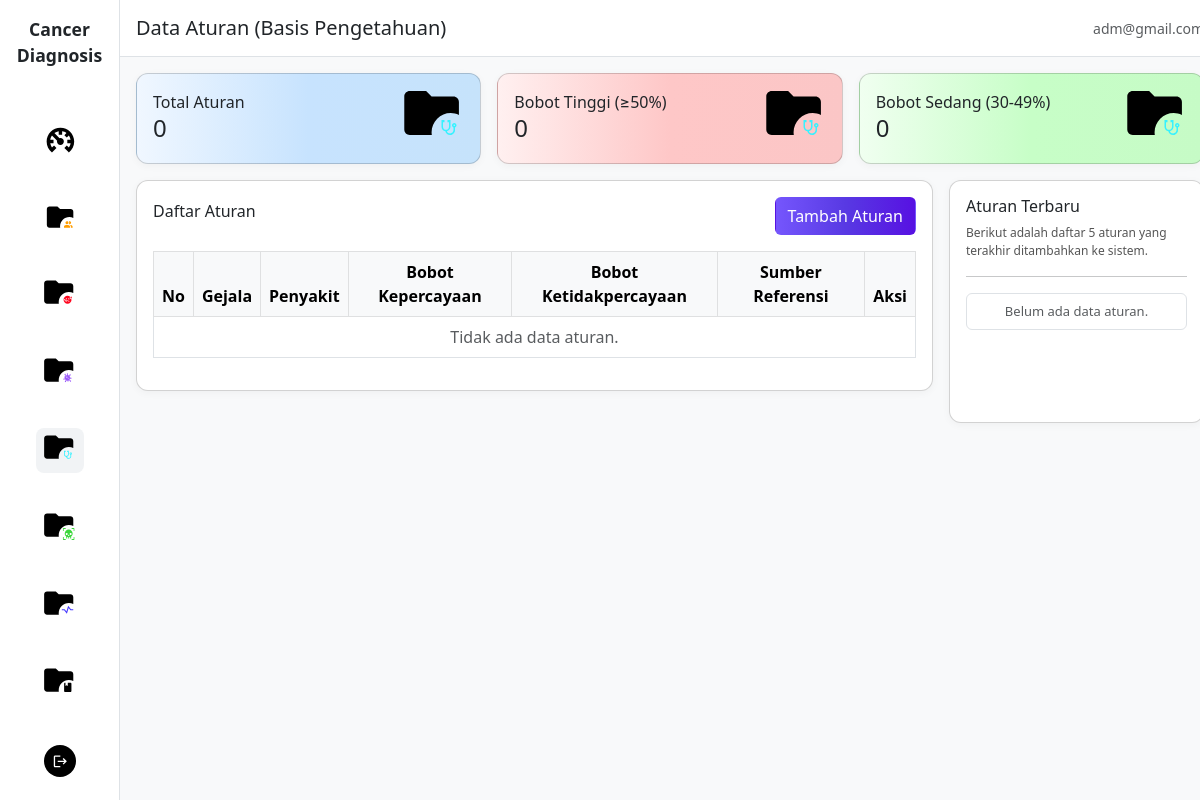
The page /aturan/ on the database as committed earlier.
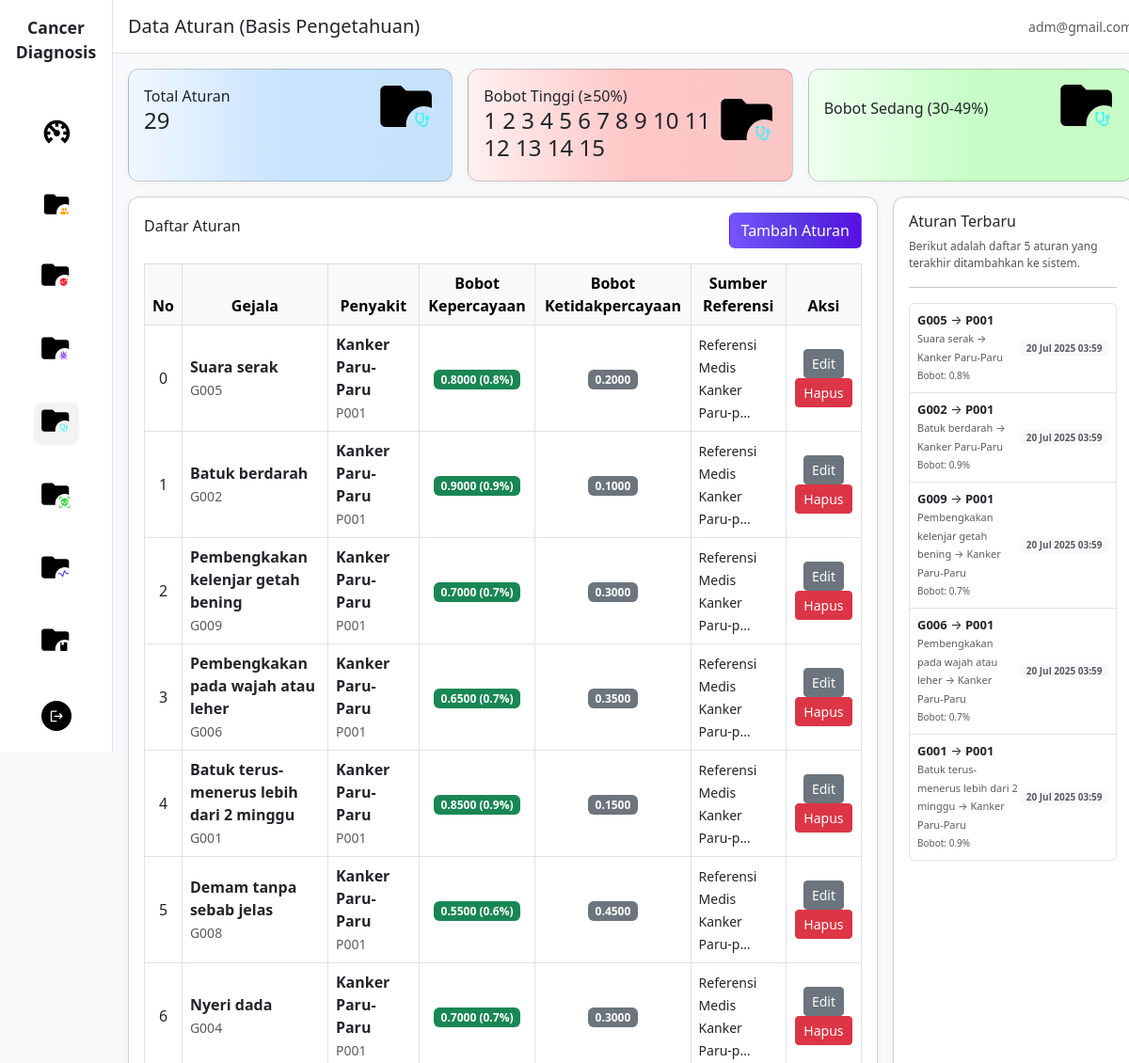
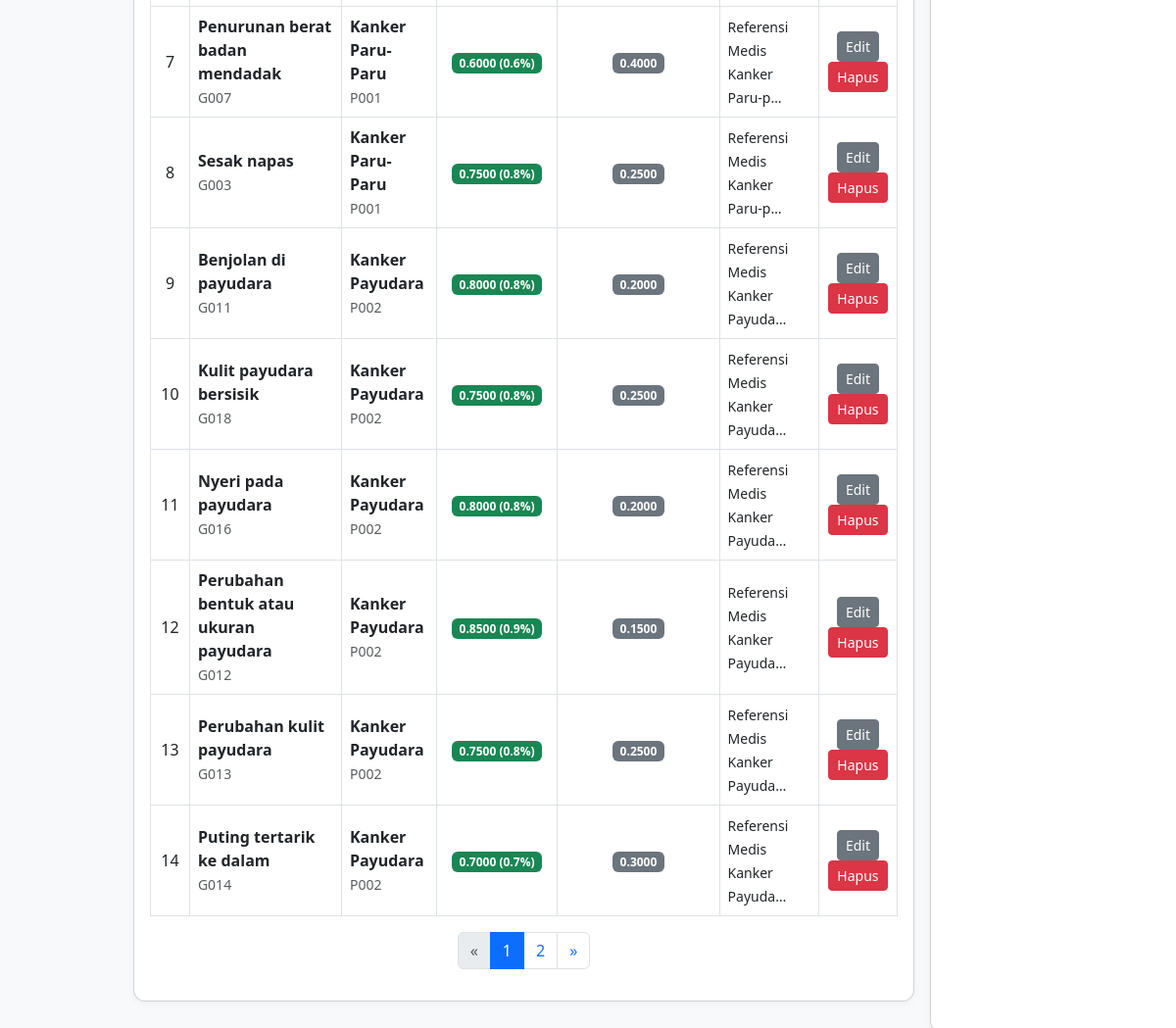
The same page on the database as committed later (2 pictures, top to bottom).
### sp_kanker_diagnosa_app/models.py (models this page shows, shortened)
class BasisPengetahuan(models.Model):
    gejala = models.ForeignKey(Gejala, on_delete=models.CASCADE, related_name='basis_pengetahuan')
    penyakit = models.ForeignKey(Penyakit, on_delete=models.CASCADE, related_name='basis_pengetahuan')
    bobot_kepercayaan = models.DecimalField(
        max_digits=5,
        decimal_places=4,
        validators=[MinValueValidator(Decimal('0.0000')), MaxValueValidator(Decimal('1.0000'))],
        help_text="Nilai antara 0.0000 - 1.0000 (Contoh: 0.6000 untuk kepercayaan 60%)"
    )
    bobot_ketidakpercayaan = models.DecimalField(
        max_digits=5,
        decimal_places=4,
        validators=[MinValueValidator(Decimal('0.0000')), MaxValueValidator(Decimal('1.0000'))],
        default=Decimal('0.0000'),
        help_text="Nilai ketidakpercayaan (1 - bobot_kepercayaan)"
    )
    sumber_referensi = models.CharField(max_length=200, blank=True, help_text="Sumber referensi untuk bobot ini")
    dibuat = models.DateTimeField(auto_now_add=True)
    diperbarui = models.DateTimeField(auto_now=True)
    class Meta:
        unique_together = ('gejala', 'penyakit')
        verbose_name = "Basis Pengetahuan"
        verbose_name_plural = "Basis Pengetahuan"
        ordering = ['penyakit', 'gejala']

class Gejala(models.Model):
    KATEGORI_CHOICES = [
        ('UMUM', 'Gejala Umum'),
        ('KHUSUS', 'Gejala Khusus'),
        ('LANJUTAN', 'Gejala Lanjutan'),
    ]
    kode = models.CharField(max_length=10, unique=True)
    nama = models.CharField(max_length=150)
    deskripsi = models.TextField(blank=True)
    kategori = models.CharField(max_length=20, choices=KATEGORI_CHOICES, default='UMUM')
    pertanyaan = models.TextField(help_text="Pertanyaan untuk mengidentifikasi gejala")
    dibuat = models.DateTimeField(auto_now_add=True)
    class Meta:
        verbose_name = "Gejala"
        verbose_name_plural = "Gejala"
        ordering = ['kategori', 'nama']

class Penyakit(models.Model):
    kode = models.CharField(max_length=10, unique=True)
    nama = models.CharField(max_length=100)
    deskripsi = models.TextField(blank=True)
    tingkat_keganasan = models.CharField(max_length=20, choices=[
        ('RENDAH', 'Rendah'),
        ('SEDANG', 'Sedang'),
        ('TINGGI', 'Tinggi'),
    ], default='SEDANG')
    pengobatan = models.TextField(blank=True)
    pencegahan = models.TextField(blank=True)
    dibuat = models.DateTimeField(auto_now_add=True)
    class Meta:
        verbose_name = "Penyakit"
        verbose_name_plural = "Penyakit"
        ordering = ['nama']

### sp_kanker_diagnosa_app/views.py (the view)
# urls.py: path('aturan/', views.aturan_list, name='aturan_list'),
def aturan_list(request):
    aturan_qs = BasisPengetahuan.objects.select_related('gejala', 'penyakit').all()
    paginator = Paginator(aturan_qs.order_by('penyakit', 'gejala'), 15)
    page_number = request.GET.get('page')
    page_obj = paginator.get_page(page_number)
    context = {
        'page_obj': page_obj,
        'aturan_count': aturan_qs.count(),
    }
    return render(request, 'aturan/list.html', context)

### templates/aturan/list.html (shortened to what the changed rows need)
{% extends 'base.html' %}
{% load static %}
{% block content %}
<main class="col-md-10 col-lg-11 col-12 main-content">
    <div class="row g-3 p-3">
        <div class="col-12 col-sm-6 col-lg-4">
            <div class="card card-custom p-3 h-100" style="background: linear-gradient(to right, #f0f7ff 0%, #c7e3fe, #c6e3fb 100%);">
                <div class="d-flex align-items-center justify-content-between">
                    <div>
                        <div>Total Aturan</div>
                        <h4 class="mb-1">{{ aturan_count|default:"0" }}</h4>
                    </div>
                </div>
            </div>
        </div>
        <div class="col-12 col-sm-6 col-lg-4">
            <div class="card card-custom p-3 h-100" style="background: linear-gradient(to right, #fff0f0 0%, #fec7c7, #fbc6c6 100%);">
                <div class="d-flex align-items-center justify-content-between">
                    <div>
                        <div>Bobot Tinggi (≥50%)</div>
                        <h4 class="mb-1">
                            {% if page_obj %}
                                {% for aturan in page_obj %}
                                    {% if aturan.bobot_kepercayaan >= 0.5 %}
                                        {{ forloop.counter }}
                                    {% endif %}
                                {% endfor %}
                            {% else %}
                                0
                            {% endif %}
                        </h4>
                    </div>
                </div>
            </div>
        </div>
        <div class="col-12 col-sm-6 col-lg-4">
            <div class="card card-custom p-3 h-100" style="background: linear-gradient(to right, #f0fff0 0%, #c7fec7, #c6fbc6 100%);">
                <div class="d-flex align-items-center justify-content-between">
                    <div>
                        <div>Bobot Sedang (30-49%)</div>
                        <h4 class="mb-1">
                            {% if page_obj %}
                                {% for aturan in page_obj %}
                                    {% if aturan.bobot_kepercayaan >= 0.3 and aturan.bobot_kepercayaan < 0.5 %}
                                        {{ forloop.counter }}
                                    {% endif %}
                                {% endfor %}
                            {% else %}
                                0
                            {% endif %}
                        </h4>
                    </div>
                </div>
            </div>
        </div>
    </div>
    <div class="row g-3 px-3">
        <div class="col-12 col-lg-9 mb-3 mb-lg-0">
            <div class="card card-custom p-3 table-card">
                <div class="table-responsive">
                    <table class="table table-bordered mt-3 align-middle">
                        <thead class="table-light">
                            <tr class="text-center">
                                <th>No</th>
                                <th>Gejala</th>
                                <th>Penyakit</th>
                                <th>Bobot Kepercayaan</th>
                                <th>Bobot Ketidakpercayaan</th>
                                <th>Sumber Referensi</th>
                                <th>Aksi</th>
                            </tr>
                        </thead>
                        <tbody>
                            {% if page_obj %}
                                {% for aturan in page_obj %}
                                <tr>
                                    <td class="text-center">
                                        {% if page_obj.has_other_pages %}
                                            {{ forloop.counter0|add:page_obj.start_index|add:"-1" }}
                                        {% else %}
                                            {{ forloop.counter }}
                                        {% endif %}
                                    </td>
                                    <td>
                                        <strong>{{ aturan.gejala.nama }}</strong>
                                        <br>
                                        <small class="text-muted">{{ aturan.gejala.kode }}</small>
                                    </td>
                                    <td>
                                        <strong>{{ aturan.penyakit.nama }}</strong>
                                        <br>
                                        <small class="text-muted">{{ aturan.penyakit.kode }}</small>
                                    </td>
                                    <td class="text-center">
                                        <span class="badge bg-success">
                                            {{ aturan.bobot_kepercayaan|floatformat:4 }} ({{ aturan.bobot_kepercayaan|floatformat:1 }}%)
                                        </span>
                                    </td>
                                    <td class="text-center">
                                        <span class="badge bg-secondary">
                                            {{ aturan.bobot_ketidakpercayaan|floatformat:4 }}
                                        </span>
                                    </td>
                                    <td>
                                        {% if aturan.sumber_referensi %}
                                            <small>{{ aturan.sumber_referensi|truncatechars:30 }}</small>
                                        {% else %}
                                            <span class="text-muted">-</span>
                                        {% endif %}
                                    </td>
                                    <td class="text-center">
                                        <a href="{% url 'aturan_update' aturan.id %}" class="btn btn-sm btn-secondary">Edit</a>
                                        <a href="{% url 'aturan_delete' aturan.id %}" class="btn btn-sm btn-danger" onclick="return confirm('Yakin hapus data aturan ini?')">Hapus</a>
                                    </td>
                                </tr>
                                {% endfor %}
                            {% else %}
                                <tr>
                                    <td colspan="7" class="text-center text-muted">Tidak ada data aturan.</td>
                                </tr>
                            {% endif %}
                        </tbody>
                    </table>
                    {% if page_obj.has_other_pages %}
                    <nav>
                        <ul class="pagination justify-content-center flex-wrap">
                            {% if page_obj.has_previous %}
                                <li class="page-item">
                                    <a class="page-link" href="?page={{ page_obj.previous_page_number }}">&laquo;</a>
                                </li>
                            {% else %}
                                <li class="page-item disabled"><span class="page-link">&laquo;</span></li>
                            {% endif %}
                            {% for num in page_obj.paginator.page_range %}
                                {% if num == page_obj.number %}
                                    <li class="page-item active"><span class="page-link">{{ num }}</span></li>
                                {% elif num >= page_obj.number|add:'-2' and num <= page_obj.number|add:'2' %}
                                    <li class="page-item">
                                        <a class="page-link" href="?page={{ num }}">{{ num }}</a>
                                    </li>
                                {% elif num == 1 or num == page_obj.paginator.num_pages %}
                                    <li class="page-item">
                                        <a class="page-link" href="?page={{ num }}">{{ num }}</a>
                                    </li>
                                {% elif num == page_obj.number|add:'-3' or num == page_obj.number|add:'3' %}
                                    <li class="page-item disabled"><span class="page-link">...</span></li>
                                {% endif %}
                            {% endfor %}
                            {% if page_obj.has_next %}
                                <li class="page-item">
                                    <a class="page-link" href="?page={{ page_obj.next_page_number }}">&raquo;</a>
                                </li>
                            {% else %}
                                <li class="page-item disabled"><span class="page-link">&raquo;</span></li>
                            {% endif %}
                        </ul>
                    </nav>
                    {% endif %}
                </div>
            </div>
        </div>
        <div class="col-12 col-lg-3 mb-3 mb-lg-0">
            <div class="card card-custom p-3 h-100 d-flex flex-column justify-content-between">
                <div>
                    <ul class="list-group mb-2" style="font-size: 13px;">
                        {% if page_obj %}
                            {% for aturan in page_obj|slice:":5" %}
                                <li class="list-group-item d-flex justify-content-between align-items-center py-2 px-2">
                                    <div>
                                        <strong>{{ aturan.gejala.kode|default:"-" }}</strong> → <strong>{{ aturan.penyakit.kode|default:"-" }}</strong>
                                        <br>
                                        <span class="text-muted" style="font-size:11px;">
                                            {{ aturan.gejala.nama|default:"-" }} → {{ aturan.penyakit.nama|default:"-" }}
                                        </span>
                                        <br>
                                        <span class="text-muted" style="font-size:10px;">
                                            Bobot: {{ aturan.bobot_kepercayaan|floatformat:1 }}%
                                        </span>
                                    </div>
                                    <div class="d-flex align-items-center gap-1">
                                        <span class="badge bg-light text-muted" style="font-size:10px;">
                                            {{ aturan.dibuat|date:"d M Y H:i" }}
                                        </span>
                                    </div>
                                </li>
                            {% endfor %}
                        {% else %}
                            <li class="list-group-item text-muted text-center py-2 px-2">Belum ada data aturan.</li>
                        {% endif %}
                    </ul>
                </div>
            </div>
        </div>
    </div>
</main>
{% endblock %}

Rows that differ between the two databases and show on the page:
added BasisPengetahuan: gejala.nama "Suara serak", gejala.kode "G005", penyakit.nama "Kanker Paru-Paru", penyakit.kode "P001", bobot_kepercayaan "0.8000", bobot_kepercayaan "0.8", bobot_ketidakpercayaan "0.2000", sumber_referensi "Referensi Medis Kanker Paru-p…", dibuat "20 Jul 2025 03:59"
added BasisPengetahuan: gejala.nama "Batuk berdarah", gejala.kode "G002", penyakit.nama "Kanker Paru-Paru", penyakit.kode "P001", bobot_kepercayaan "0.9000", bobot_kepercayaan "0.9", bobot_ketidakpercayaan "0.1000", sumber_referensi "Referensi Medis Kanker Paru-p…", dibuat "20 Jul 2025 03:59"
added BasisPengetahuan: gejala.nama "Pembengkakan kelenjar getah bening", gejala.kode "G009", penyakit.nama "Kanker Paru-Paru", penyakit.kode "P001", bobot_kepercayaan "0.7000", bobot_kepercayaan "0.7", bobot_ketidakpercayaan "0.3000", sumber_referensi "Referensi Medis Kanker Paru-p…", dibuat "20 Jul 2025 03:59"
added BasisPengetahuan: gejala.nama "Pembengkakan pada wajah atau leher", gejala.kode "G006", penyakit.nama "Kanker Paru-Paru", penyakit.kode "P001", bobot_kepercayaan "0.6500", bobot_kepercayaan "0.7", bobot_ketidakpercayaan "0.3500", sumber_referensi "Referensi Medis Kanker Paru-p…", dibuat "20 Jul 2025 03:59"
added BasisPengetahuan: gejala.nama "Batuk terus-menerus lebih dari 2 minggu", gejala.kode "G001", penyakit.nama "Kanker Paru-Paru", penyakit.kode "P001", bobot_kepercayaan "0.8500", bobot_kepercayaan "0.9", bobot_ketidakpercayaan "0.1500", sumber_referensi "Referensi Medis Kanker Paru-p…", dibuat "20 Jul 2025 03:59"
added BasisPengetahuan: gejala.nama "Demam tanpa sebab jelas", gejala.kode "G008", penyakit.nama "Kanker Paru-Paru", penyakit.kode "P001", bobot_kepercayaan "0.5500", bobot_kepercayaan "0.6", bobot_ketidakpercayaan "0.4500", sumber_referensi "Referensi Medis Kanker Paru-p…"
added BasisPengetahuan: gejala.nama "Nyeri dada", gejala.kode "G004", penyakit.nama "Kanker Paru-Paru", penyakit.kode "P001", bobot_kepercayaan "0.7000", bobot_kepercayaan "0.7", bobot_ketidakpercayaan "0.3000", sumber_referensi "Referensi Medis Kanker Paru-p…"
added BasisPengetahuan: gejala.nama "Penurunan berat badan mendadak", gejala.kode "G007", penyakit.nama "Kanker Paru-Paru", penyakit.kode "P001", bobot_kepercayaan "0.6000", bobot_kepercayaan "0.6", bobot_ketidakpercayaan "0.4000", sumber_referensi "Referensi Medis Kanker Paru-p…"
added BasisPengetahuan: gejala.nama "Sesak napas", gejala.kode "G003", penyakit.nama "Kanker Paru-Paru", penyakit.kode "P001", bobot_kepercayaan "0.7500", bobot_kepercayaan "0.8", bobot_ketidakpercayaan "0.2500", sumber_referensi "Referensi Medis Kanker Paru-p…"
added BasisPengetahuan: gejala.nama "Benjolan di payudara", gejala.kode "G011", penyakit.nama "Kanker Payudara", penyakit.kode "P002", bobot_kepercayaan "0.8000", bobot_kepercayaan "0.8", bobot_ketidakpercayaan "0.2000", sumber_referensi "Referensi Medis Kanker Payuda…"
added BasisPengetahuan: gejala.nama "Kulit payudara bersisik", gejala.kode "G018", penyakit.nama "Kanker Payudara", penyakit.kode "P002", bobot_kepercayaan "0.7500", bobot_kepercayaan "0.8", bobot_ketidakpercayaan "0.2500", sumber_referensi "Referensi Medis Kanker Payuda…"
added BasisPengetahuan: gejala.nama "Nyeri pada payudara", gejala.kode "G016", penyakit.nama "Kanker Payudara", penyakit.kode "P002", bobot_kepercayaan "0.8000", bobot_kepercayaan "0.8", bobot_ketidakpercayaan "0.2000", sumber_referensi "Referensi Medis Kanker Payuda…"
added BasisPengetahuan: gejala.nama "Perubahan bentuk atau ukuran payudara", gejala.kode "G012", penyakit.nama "Kanker Payudara", penyakit.kode "P002", bobot_kepercayaan "0.8500", bobot_kepercayaan "0.9", bobot_ketidakpercayaan "0.1500", sumber_referensi "Referensi Medis Kanker Payuda…"
added BasisPengetahuan: gejala.nama "Perubahan kulit payudara", gejala.kode "G013", penyakit.nama "Kanker Payudara", penyakit.kode "P002", bobot_kepercayaan "0.7500", bobot_kepercayaan "0.8", bobot_ketidakpercayaan "0.2500", sumber_referensi "Referensi Medis Kanker Payuda…"
added BasisPengetahuan: gejala.nama "Puting tertarik ke dalam", gejala.kode "G014", penyakit.nama "Kanker Payudara", penyakit.kode "P002", bobot_kepercayaan "0.7000", bobot_kepercayaan "0.7", bobot_ketidakpercayaan "0.3000", sumber_referensi "Referensi Medis Kanker Payuda…"
Other text that changed with them:
{{ aturan_count|default:"0" }}: "0" → "29"
text no longer shown: "0 0 Tidak ada data aturan. Belum ada data aturan."
new list line: "1"
new list line: "2"
